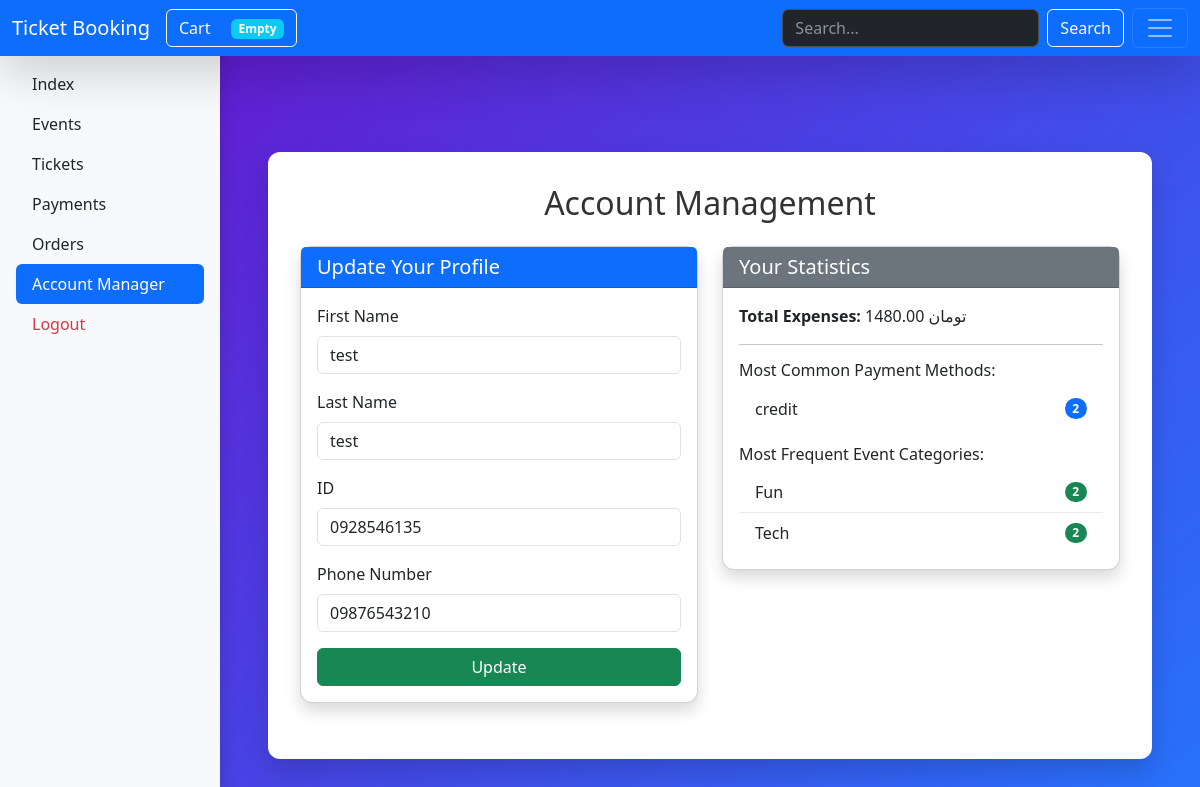
The page /panel/update/ (signed in) on the database its author committed.
### accounts/models.py (models this page shows, shortened)
class User(AbstractBaseUser):
    phone_number = models.CharField(max_length=11, unique=True)
    first_name = models.CharField(max_length=200, blank=True, null=True)
    last_name = models.CharField(max_length=200, blank=True, null=True)
    id_card = models.CharField(max_length=10, unique=True)
    is_active = models.BooleanField(default=True)
    is_staff = models.BooleanField(default=False)
    objects = UserManager()
    REQUIRED_FIELDS = ['id_card']
    USERNAME_FIELD = 'phone_number'

### cart/models.py (models this page shows, shortened)
class Payment(models.Model):
    from_user = models.ForeignKey(User, on_delete=models.CASCADE, related_name='payment')
    amount = models.DecimalField(max_digits=10, decimal_places=2)
    payment_method = models.CharField(max_length=20)
    timestamp = models.DateTimeField(auto_now_add=True)
    status = models.CharField(max_length=20, default='0')
    @classmethod
    def get_total_amount(cls, user):
        all_payments = cls.objects.filter(from_user=user)
        total_expenses = 0
        for payment in all_payments:
            total_expenses += payment.amount
        return total_expenses
    @classmethod
    def get_most_common_payment_method(cls, user):
        all_payments = cls.objects.filter(from_user=user)
        method_counter = Counter()
        for payment in all_payments:
            method_counter.update([payment.payment_method])
        return method_counter.most_common(3)

### events/models.py (models this page shows, shortened)
class Category(models.Model):
    name = models.CharField(max_length=255)
    slug = models.SlugField(max_length=255, unique=True, blank=True)

### panel/views.py (the view, shortened to what this page needs)
# urls.py: path('update/', views.AlterAccountView.as_view(), name='update'),
class AlterAccountView(View):
    form_class = UserUpdateForm
    template_name = 'panel/update.html'
    def get(self, request):
        form = self.form_class(instance=request.user)
        total_expenses = Payment.get_total_amount(request.user)
        most_common_categories = Ticket.get_most_common_categories(request.user)
        payment_method = Payment.get_most_common_payment_method(request.user)
        return render(request, self.template_name, {'form': form,
                                                    'total_expenses': total_expenses,
                                                    'common_payment_method': payment_method,
                                                    'most_common_categories': most_common_categories})

### accounts/forms.py
class UserUpdateForm(forms.ModelForm):
    class Meta:
        model = User
        fields = (
            'first_name',
            'last_name',
            'id_card',
            'phone_number',
        )
        widgets = {
            'first_name': forms.TextInput(attrs={'class': 'form-control'}),
            'last_name': forms.TextInput(attrs={'class': 'form-control'}),
            'phone_number': forms.TextInput(attrs={'class': 'form-control'}),
            'id_card': forms.TextInput(attrs={'class': 'form-control'}),
        }
        labels = {
            'first_name': 'First Name',
            'last_name': 'Last Name',
            'phone_number': 'Phone Number',
            'id_card': 'ID',
        }
    def __init__(self, *args, **kwargs):
        super().__init__(*args, **kwargs)
        self.fields['first_name'].required = True
        self.fields['last_name'].required = True

### cart/cart.py (called while the page is built)
    def __len__(self):
        return sum(item['quantity'] for item in self.cart.values())

### cart/context_proccessors.py (called while the page is built)
def cart(request):
    return {'cart' : Cart(request)}

### cart/models.py (called while the page is built)
    @classmethod
    def get_most_common_categories(cls, user):
        all_tickets = cls.objects.filter(user=user)
        category_counter = Counter()
        for ticket in all_tickets:
            categories = ticket.event.get_categories()
            category_counter.update(cat.name for cat in categories)
        return category_counter.most_common(5)

### events/models.py (called while the page is built)
    def get_categories(self):
        return self.category.all()

### panel/templates/panel/update.html (shortened to what this page needs)
{% extends 'panel/panel_base.html' %}
{% block content %}
<div class="container mt-5">
    <h2 class="mb-4 text-center">Account Management</h2>
    <div class="row justify-content-center">
        <div class="col-md-6 mb-4">
            <div class="card shadow">
                <div class="card-header bg-primary text-white">
                    <h5 class="mb-0">Update Your Profile</h5>
                </div>
                <div class="card-body">
                    <form method="post" novalidate>
                        {% for field in form %}
                            <div class="mb-3">
                                <label for="{{ field.id_for_label }}" class="form-label">{{ field.label }}</label>
                                {{ field }}
                            </div>
                        {% endfor %}
                        <div class="d-grid">
                            <button type="submit" class="btn btn-success">Update</button>
                        </div>
                    </form>
                </div>
            </div>
        </div>
        <div class="col-md-6 mb-4">
            <div class="card shadow">
                <div class="card-header bg-secondary text-white">
                    <h5 class="mb-0">Your Statistics</h5>
                </div>
                <div class="card-body">
                    <p><strong>Total Expenses:</strong> {{ total_expenses }} تومان</p>
                    <hr>
                    <h6>Most Common Payment Methods:</h6>
                    {% if common_payment_method %}
                        <ul class="list-group mb-3">
                            {% for method, count in common_payment_method %}
                                <li class="list-group-item d-flex justify-content-between align-items-center">
                                    {{ method }}
                                    <span class="badge bg-primary rounded-pill">{{ count }}</span>
                                </li>
                            {% endfor %}
                        </ul>
                    {% else %}
                        <p class="text-muted">No payment methods found.</p>
                    {% endif %}
                    <h6>Most Frequent Event Categories:</h6>
                    {% if most_common_categories %}
                        <ul class="list-group">
                            {% for category, count in most_common_categories %}
                                <li class="list-group-item d-flex justify-content-between align-items-center">
                                    {{ category }}
                                    <span class="badge bg-success rounded-pill">{{ count }}</span>
                                </li>
                            {% endfor %}
                        </ul>
                    {% else %}
                        <p class="text-muted">No categories found.</p>
                    {% endif %}
                </div>
            </div>
        </div>
    </div>
</div>
{% endblock %}

### templates/css.html (style rules this page uses)
body { background: linear-gradient(135deg, #6a11cb, #2575fc); min-height: 100vh; color: #fff; font-family: 'Segoe UI', Tahoma, Geneva, Verdana, sans-serif; }
.container { background-color: #fff; color: #333; border-radius: 12px; padding: 2rem; box-shadow: 0 12px 25px rgba(0, 0, 0, 0.15); margin-top: 3rem; margin-bottom: 3rem; }
.card { border-radius: 12px; box-shadow: 0 8px 20px rgb(0 0 0 / 0.1); transition: transform 0.2s ease, box-shadow 0.2s ease; }
.card-header { font-weight: 700; font-size: 1.25rem; border-radius: 12px 12px 0 0; }
.list-group-item { cursor: pointer; transition: background-color 0.2s ease; border: none; border-bottom: 1px solid #eaeaea; }
.list-group-item:last-child { border-bottom: none; }

### rows shown on the page
User: form "test" "test" "0928546135" "09876543210"
Payment: common_payment_method "credit"
Category: most_common_categories "Fun"
Category: most_common_categories "Tech"

### other values the page prints
{{ field.label }} "First Name" "Last Name" "ID" "Phone Number"
{{ total_expenses }} "1480.00"
{{ count }} "2"
{{ count }} "2" "2"
